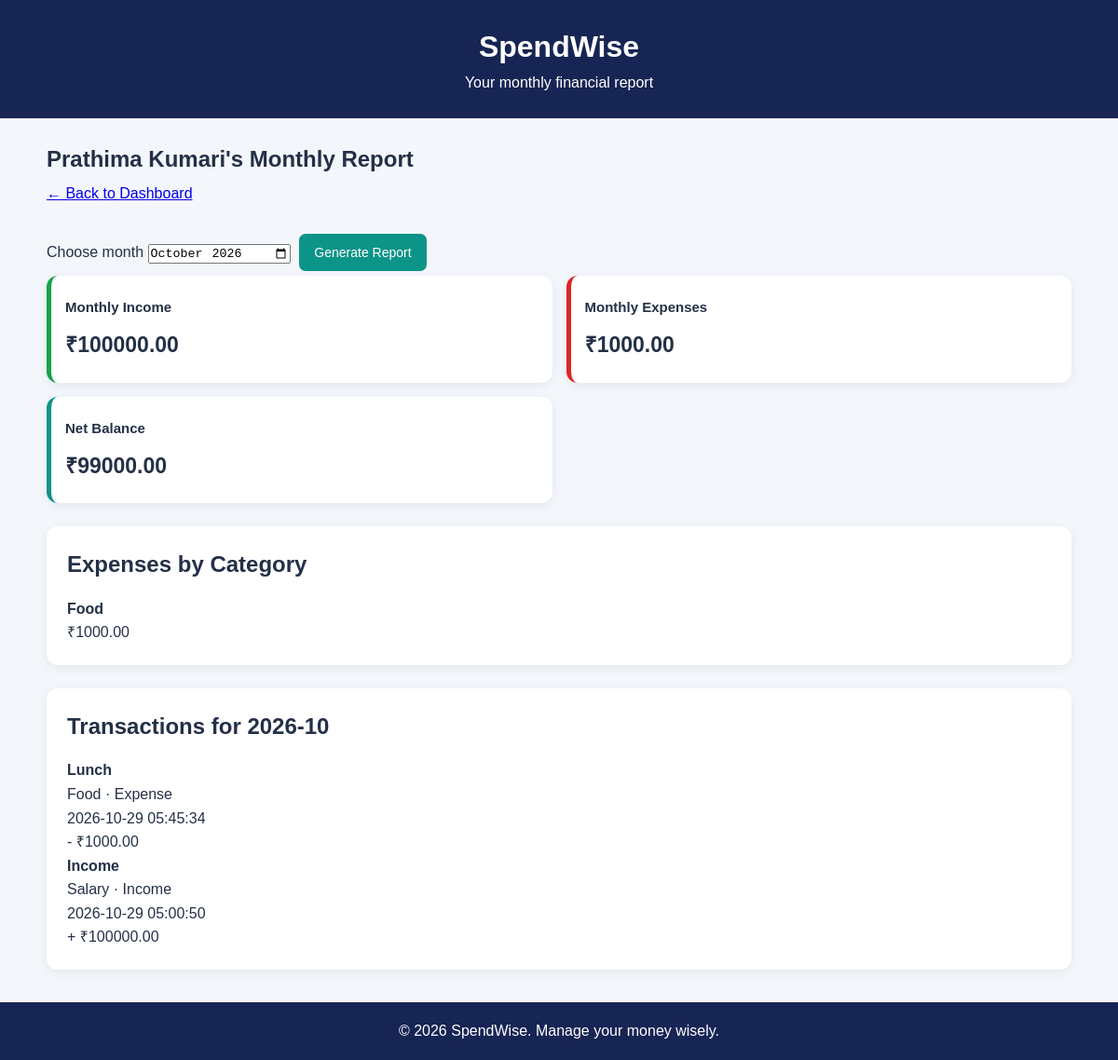
The app's page /reports (signed in) with its own data.
### tables this page shows
CREATE TABLE transactions (
            id INTEGER PRIMARY KEY AUTOINCREMENT,
            user_id INTEGER NOT NULL,
            title TEXT NOT NULL,
            category TEXT NOT NULL,
            amount REAL NOT NULL,
            type TEXT NOT NULL,
            created_at TIMESTAMP DEFAULT CURRENT_TIMESTAMP,
            FOREIGN KEY (user_id) REFERENCES users(id)
        );

### app.py (the view)
@app.route("/reports")
@login_required
def reports():
    current_month = datetime.now().strftime("%Y-%m")
    month = request.args.get("month", current_month)
    try:
        datetime.strptime(month, "%Y-%m")
    except ValueError:
        month = current_month
    user_id = session["user_id"]
    conn = get_db()
    transactions = conn.execute("""
        SELECT * FROM transactions
        WHERE user_id = ?
          AND strftime('%Y-%m', created_at) = ?
        ORDER BY id DESC
    """, (user_id, month)).fetchall()
    total_income = conn.execute("""
        SELECT COALESCE(SUM(amount), 0)
        FROM transactions
        WHERE user_id = ?
          AND type = 'Income'
          AND strftime('%Y-%m', created_at) = ?
    """, (user_id, month)).fetchone()[0]
    total_expenses = conn.execute("""
        SELECT COALESCE(SUM(amount), 0)
        FROM transactions
        WHERE user_id = ?
          AND type = 'Expense'
          AND strftime('%Y-%m', created_at) = ?
    """, (user_id, month)).fetchone()[0]
    categories = conn.execute("""
        SELECT category, SUM(amount) AS total
        FROM transactions
        WHERE user_id = ?
          AND type = 'Expense'
          AND strftime('%Y-%m', created_at) = ?
        GROUP BY category
        ORDER BY total DESC
    """, (user_id, month)).fetchall()
    conn.close()
    return render_template(
        "reports.html",
        name=session["name"],
        month=month,
        transactions=transactions,
        total_income=total_income,
        total_expenses=total_expenses,
        balance=total_income - total_expenses,
        categories=categories
    )

### app.py (called while the page is built)
def get_db():
    conn = sqlite3.connect(DATABASE)
    conn.row_factory = sqlite3.Row
    return conn

def login_required(route_function):
    @wraps(route_function)
    def wrapper(*args, **kwargs):
        if "user_id" not in session:
            return redirect(url_for("login"))
        return route_function(*args, **kwargs)
    return wrapper

### templates/reports.html (shortened to what this page needs)
<!DOCTYPE html>
<html lang="en">
<head>
    <link rel="stylesheet"
          href="{{ url_for('static', filename='css/style.css') }}">
</head>
<body>
<header class="header">
    <h1>SpendWise</h1>
    <p>Your monthly financial report</p>
</header>
<main class="container">
    <section class="welcome">
        <h2>{{ name }}'s Monthly Report</h2>
        <a href="{{ url_for('home') }}" class="back-link">
            ← Back to Dashboard
        </a>
    </section>
    <section class="report-filter">
        <form method="GET" action="{{ url_for('reports') }}">
            <label for="month">Choose month</label>
            <input type="month" id="month" name="month"
                   value="{{ month }}" required>
            <button type="submit">Generate Report</button>
        </form>
    </section>
    <section class="summary">
        <div class="card income">
            <h3>Monthly Income</h3>
            <p>₹{{ "%.2f"|format(total_income) }}</p>
        </div>
        <div class="card expenses">
            <h3>Monthly Expenses</h3>
            <p>₹{{ "%.2f"|format(total_expenses) }}</p>
        </div>
        <div class="card balance">
            <h3>Net Balance</h3>
            <p>₹{{ "%.2f"|format(balance) }}</p>
        </div>
    </section>
    <section class="transactions">
        <h2>Expenses by Category</h2>
        {% if categories %}
            {% for item in categories %}
                <div class="transaction-item">
                    <strong>{{ item['category'] }}</strong>
                    <p>₹{{ "%.2f"|format(item['total']) }}</p>
                </div>
            {% endfor %}
        {% else %}
            <p>No expenses recorded for this month.</p>
        {% endif %}
    </section>
    <section class="transactions">
        <h2>Transactions for {{ month }}</h2>
        {% if transactions %}
            {% for transaction in transactions %}
                <div class="transaction-item">
                    <strong>{{ transaction['title'] }}</strong>
                    <p>
                        {{ transaction['category'] }} ·
                        {{ transaction['type'] }}
                    </p>
                    <p>{{ transaction['created_at'] }}</p>
                    <p>
                        {% if transaction['type'] == 'Income' %}+{% else %}-{% endif %}
                        ₹{{ "%.2f"|format(transaction['amount']) }}
                    </p>
                </div>
            {% endfor %}
        {% else %}
            <p>No transactions found for this month.</p>
        {% endif %}
    </section>
</main>
<footer>
    <p>&copy; 2026 SpendWise. Manage your money wisely.</p>
</footer>
</body>
</html>

### templates/static/css/style.css (style rules this page uses)
* { margin: 0; padding: 0; box-sizing: border-box; }
body { font-family: Arial, sans-serif; background: #f3f6fb; color: #243047; line-height: 1.6; }
.header { background: #172554; color: white; text-align: center; padding: 25px 15px; }
.header h1 { font-size: 32px; }
.container { width: 92%; max-width: 1100px; margin: 25px auto; }
.welcome { margin-bottom: 25px; }
.welcome h2 { margin-bottom: 5px; }
.summary { display: grid; grid-template-columns: repeat(2, minmax(0, 1fr)); gap: 15px; }
.card { background: white; padding: 22px 15px; border-radius: 12px; box-shadow: 0 3px 12px #00000010; border-left: 5px solid #0d9488; }
.card h3 { font-size: 15px; margin-bottom: 10px; }
.card p { font-size: 23px; font-weight: bold; }
.income { border-left-color: #16a34a; }
.expenses { border-left-color: #dc2626; }
.actions, .transactions { background: white; padding: 22px; margin-top: 25px; border-radius: 12px; box-shadow: 0 3px 12px #00000010; }
.actions h2, .transactions h2 { margin-bottom: 15px; }
button { background: #0d9488; color: white; border: none; border-radius: 7px; padding: 12px 16px; margin: 5px; font-size: 14px; cursor: pointer; }
footer { background: #172554; color: white; text-align: center; padding: 18px 10px; margin-top: 35px; }
@media (min-width: 768px) { .summary { grid-template-columns: repeat(4, minmax(0, 1f } }
@media (min-width: 768px) { .transaction-item { padding: 15px 0; border-bottom: 1px solid #e2e8f0; } }
@media (min-width: 768px) { .transaction-item:last-child { border-bottom: none; } }
@media (min-width: 768px) { .transaction-item p { margin-top: 5px; color: #64748b; overflow-wrap: anywhere; } }
@media (min-width: 768px) { .transaction-item { display: flex; justify-content: space-between; align-items: center; gap: 15px; flex-wrap: wrap; padding: 15px 0; border-bottom: 1px solid #e2e8f0; } }
@media (min-width: 768px) { .transaction-item p { margin-top: 5px; color: #64748b; } }
@media (min-width: 768px) { .form-card, .report-filter { max-width: 550px; margin: 25px auto; padding: 25px; background: white; border-radius: 12px; box-shadow: 0 3px 12px #00000010; } }
@media (min-width: 768px) { .form-card label, .report-filter label { display: block; margin: 15px 0 6px; font-weight: bold; } }
@media (min-width: 768px) { .form-card input, .form-card select, .report-filter input { width: 100%; padding: 12px; border: 1px solid #cbd5e1; border-radius: 7px; font-size: 16px; } }
@media (min-width: 768px) { .back-link { display: inline-block; margin-top: 15px; color: #0d9488; } }

### records on screen
transactions: category "Food", total "1000.00", amount "1000.00"
transactions: amount "100000.00"

### other values on screen
{{ name }} "Prathima Kumari"
{{ "%.2f"|format(total_income) }} "100000.00"
{{ "%.2f"|format(total_expenses) }} "1000.00"
{{ "%.2f"|format(balance) }} "99000.00"
{{ month }} "2026-10"
